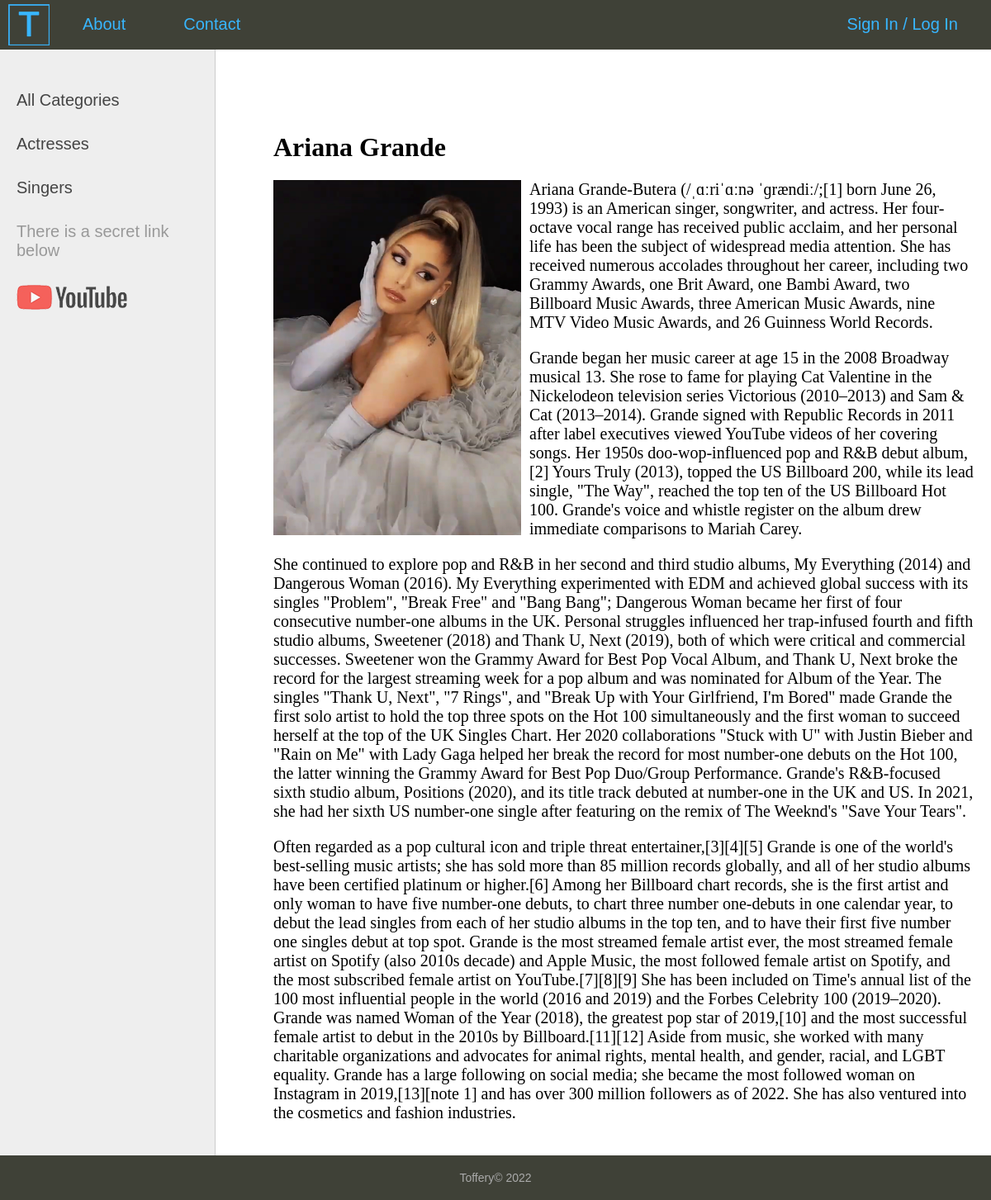
The app's page /post/ariana-grande/ with its own data.
### women/models.py (models this page shows, shortened)
class Category(models.Model):
    name = models.CharField(max_length=100, db_index=True, verbose_name='Category')
    slug = models.SlugField(max_length=255, unique=True, db_index=True, verbose_name='URL')
    def get_absolute_url(self):
        return reverse('category', kwargs={'cat_slug': self.slug})
    class Meta:
        verbose_name = 'Category'
        verbose_name_plural = 'Categories'
        ordering = ['name']

class Women(models.Model):
    title = models.CharField(max_length=255, verbose_name='Title')
    slug = models.SlugField(max_length=255, unique=True, db_index=True, verbose_name='URL')
    content = models.TextField(blank=True, verbose_name='Content')
    photo = models.ImageField(upload_to='photos/%Y/%m/%d/', verbose_name='Photo')
    time_create = models.DateTimeField(auto_now_add=True, verbose_name='Time Create')
    time_update = models.DateTimeField(auto_now=True, verbose_name='Time Update')
    is_published = models.BooleanField(default=True, verbose_name='Is Published')
    cat = models.ForeignKey('Category', on_delete=models.PROTECT, null=True, verbose_name='Category')
    def __str__(self):
        return self.title
    class Meta:
        verbose_name = 'Famous women'
        verbose_name_plural = 'Famous women'
        ordering = ['title', 'time_create']

### women/views.py (the view)
# urls.py: path('post/<slug:post_slug>/', ShowPost.as_view(), name='post'),
class ShowPost(DataMixin, DetailView):
    model = Women
    template_name = 'women/post.html'
    slug_url_kwarg = 'post_slug'
    context_object_name = 'post'
    def get_context_data(self, *, object_list=None, **kwargs):
        context = super().get_context_data(**kwargs)
        c_def = self.get_user_context(title=context['post'])
        context.update(c_def)
        return context

### women/utils.py (called while the page is built)
    def get_user_context(self, **kwargs):
        context = kwargs
        cats = Category.objects.annotate(Count('women'))
        user_menu = menu.copy()
        if not self.request.user.is_authenticated:
            user_menu.pop(1)
        context['menu'] = user_menu
        context['cats'] = cats
        if 'cat_selected' not in context:
            context['cat_selected'] = None
        return context

### women/templates/women/post.html
{% extends 'women/base.html' %}
{% block content %}
<h1> {{ post.title }} </h1>
{% if post.photo %}
    <p> <img class="img-article-left" src="{{post.photo.url}}"> </p>
{% endif %}
{{post.content|linebreaks}}
{% endblock %}

### women/templates/women/base.html (shortened to what this page needs)
{% load static %}
<!DOCTYPE html>
<html>
<head>
	<link type="text/css" href="{% static 'women/css/styles.css' %}" rel="stylesheet" />
</head>
<body>
<table class="table-page" border=0 cellpadding="0" cellspacing="0">
<tr><td valign=top>
{% block mainmenu %}
<div class="header">
	<ul id="mainmenu" class="mainmenu">
		<li class="logo">
			<a href="{% url 'home' %}">
				<div class="logo"></div>
			</a>
		</li>
		{% for m in menu %}
			<li> <a href="{% url m.url_name %}"> {{ m.title }} </a> </li>
		{% endfor %}
		{% if request.user.is_authenticated %}
			<li class="last"> Hi, {{user.username}} / <a href="{% url 'logout' %}">Log Out</a></li>
		{% else %}
			<li class="last"><a href="{% url 'register' %}">Sign In</a> / <a href="{% url 'login' %}">Log In</a></li>
		{% endif %}
	</ul>
</div>
{% endblock mainmenu %}
<table class="table-content" border=0 cellpadding="0" cellspacing="0">
<tr>
<td valign="top" class="left-chapters">
<ul id="leftchapters">
{% if cat_selected == 0 %}
	<li class="selected"> All Categories </li>
{% else %}
	<li> <a href="{% url 'home' %}"> All Categories </a> </li>
{% endif %}
{% for c in cats %}
	{% if c.women__count > 0 %}
		{% if c.pk == cat_selected %}
			<li class="selected">{{c.name}}</li>
		{% else %}
			<li><a href="{{ c.get_absolute_url }}">{{c.name}}</a></li>
		{% endif %}
	{% endif %}
{% endfor %}
		<li class="share">
			<p>There is a secret link below</p>
			<a class="share-yt" href="https://www.github.com/Toffery" target="_blank"></a>
		</li>
	</ul>
</td>
<td valign="top" class="content">
<div class="content-text">
{% block content %}
{% endblock %}
</div>
</td></tr></table>
</td></tr>
<tr><td valign=top>
	<div id="footer">
		<p>Toffery&copy; 2022</p>
	</div>
</td></tr></table>
</body>
</html>

### women/static/women/css/styles.css (style rules this page uses)
html, body { font-family: 'Arial'; margin: 0; padding: 0; height: 100%; width: 100%; color: #444; }
a { color: #0059b2; text-decoration: none; }
img { max-width: 600px; height: auto; }
img.img-article-left { max-width: 300px; height: auto; float: left; padding: 0 10px 10px 0; }
.table-page { width: 100%; height: 100%; vertical-align: top; }
.table-page tr { height: 100%; }
.header { background: #3F4137; height: 60px; }
.logo { background: url('../images/mylogocropped.png') no-repeat 10px 5px; width: 70px; height: 60px; }
ul.mainmenu { list-style: none; margin: 0; padding: 0; height: 60px; color: #38B6FF; font-size: 20px; overflow: hidden; }
ul.mainmenu li { float: left; margin: 18px 40px 0 30px; }
ul.mainmenu li.logo { margin: 0; }
ul.mainmenu li.last { float: right; }
ul.mainmenu li a { color: #38B6FF; text-decoration: none; }
.table-content { width: 100%; min-height: 100%; height: 100%; }
.left-chapters { margin: 0; background: #eee; border-right: 1px solid #ccc; min-height: 100%; }
.left-chapters ul { width: 230px; min-height: 100%; margin: 0; padding: 20px 10px 10px 20px; list-style: none; font-size: 20px; }
.left-chapters ul li { margin: 30px 0 0 0; color: #999; }
.left-chapters ul li a { color: #444; text-decoration: none; }
.left-chapters ul li.share { margin: 30px 0 0 0; }
.left-chapters ul li.share p { margin: 30px 0 30px 0; }
.left-chapters ul li.share a { display: inline-block; width: 40px; height: 40px; margin: 0 20px 0 0; }
.left-chapters ul li.share a.share-yt { width: 100%; height: 30px; background: url('../images/share_yt.png') no-repeat 0 0 }
.content { padding: 40px 20px 20px 40px; width: 100%; box-sizing: border-box; }
.content-text { margin: 60px 0 0 30px; color: #000; font-size: 20px; font-family: Yandex Sans Display Light; }
.content-text h1 { font-size: 32px; }
#footer { box-sizing: border-box; background: #3F4137; padding: 5px; color: #aaa; font-size: 14px; font-family: Verdana, Geneva, Arial, Helvetica; text-align: center; overflow: hidden; }

### records on screen
Category: name "Actresses"
Category: name "Singers"
Women: title "Ariana Grande", photo (picture), content "Ariana Grande-Butera (/ˌɑːriˈɑːnə ˈɡrændiː/;[1] born June 26, 1993) is an American singer, songwriter, and actress. Her four-octave vocal range has received public acclaim, and her personal life has been the subject of widespread media attention. She has received numerous accolades throughout her career, including two Grammy Awards, one Brit Award, one Bambi Award, two Billboard Music Awards, three American Music Awards, nine MTV Video Music Awards, and 26 Guinness World Records. Grande began her music career at age 15 in the 2008 Broadway musical 13. She rose to fame for playing Cat Valentine in the Nickelodeon television series Victorious (2010–2013) and Sam & Cat (2013–2014). Grande…"

### other values on screen
{{ m.title }} "About" "Contact"
